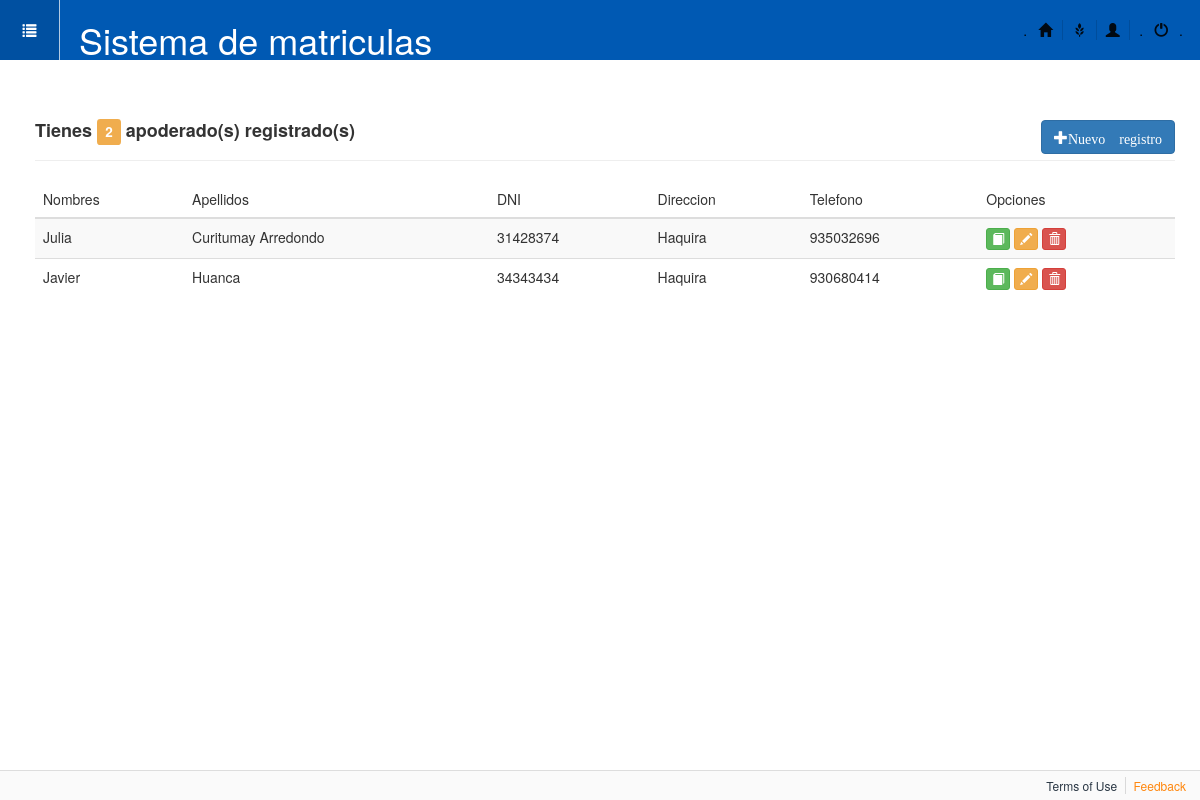
Page /perfiles/encargado on the earlier database version.
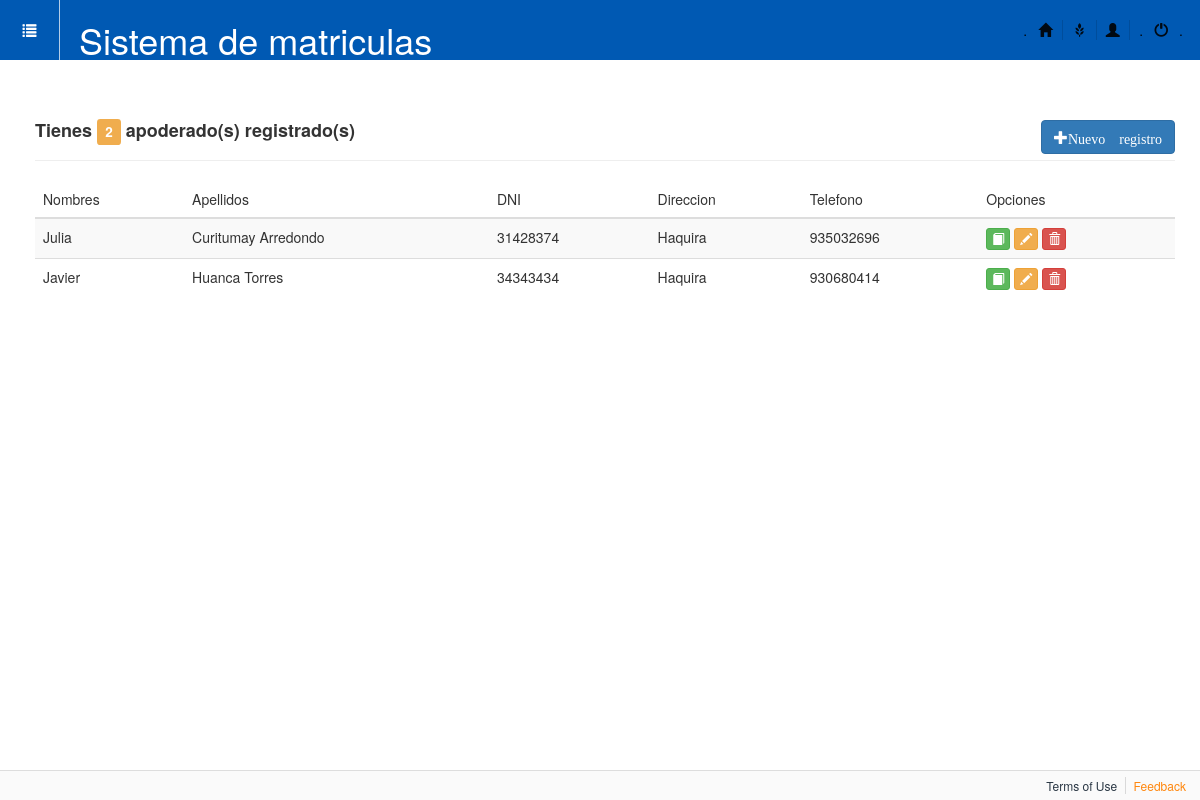
Same page on the later database version.
### apps/perfiles/models.py (models this page shows, shortened)
class Encargado(models.Model):
    ECV = [
        ('Soltero', 'Soltero(a)'),
        ('Casado', 'Casado(a)'),
        ('Viudo', 'Viudo(a)'),
    ]
    SEX = [
        ('M', 'Padre'),
        ('F', 'Madre'),
    ]
    nombres = models.CharField(max_length=50, unique=True)
    apellidos = models.CharField(max_length=60)
    dni = models.CharField(max_length=8, unique=True)
    sexo = models.CharField(choices=SEX, max_length=10,
                            blank=True, verbose_name='Encargado')
    direccion = models.CharField(max_length=100)
    estado_civil = models.CharField(choices=ECV, max_length=10, blank=True, verbose_name='Estado_civíl')
    telefono = models.CharField(max_length=13)
    email = models.EmailField(max_length=50)
    ocupacion = models.CharField(max_length=40)

### apps/perfiles/views.py (the view)
# urls.py: url(r'^encargado/upd/(?P<id>\d+)$', 'apps.perfiles.views.updEncargado', name='updEncargado'),
def encargado(request):
	lista=Encargado.objects.all()
	numreg=lista.count()
	return render(request,'perfiles/encargado.html',{'lista':lista,'cantidad':numreg})

### templates/perfiles/encargado.html (shortened to what this page needs)
{% extends "base.html" %}
{% block contenido %}
<div class="page-header">
	<h4>
		<b>Tienes <span class="label label-warning">{{cantidad}}</span> apoderado(s) registrado(s) </b>
		<a href="{% url 'perfiles_app:addEncargado' %}" class="btn btn-primary pull-right">
			<span class="glyphicon glyphicon-plus">Nuevo registro</span>
		</a>
	</h4>
</div>
<div>
	<table class="table table-striped table-condenced table-hover">
		<thead>
			<tr>
				<th>Nombres</th>
			    <th>Apellidos</th>
			    <th>DNI</th>
			    <th>Direccion</th>
			    <th>Telefono</th>
			    <th>Opciones</th>
			</tr>
		</thead>
		<tbody>
		{% for encargado in lista %}
			<tr>
				<td>{{encargado.nombres}}</td>
				<td>{{encargado.apellidos}}</td>
				<td>{{encargado.dni}}</td>
				<td>{{encargado.direccion}}</td>
				<td>{{encargado.telefono}}</td>
				<td>
					<a href="" class="btn btn-success btn-xs"> <span class="glyphicon glyphicon-book"></span></a>
					<a href="{% url 'perfiles_app:updEncargado' encargado.pk %}" class="btn btn-warning btn-xs"> <span class="glyphicon glyphicon-pencil"></span></a>
					<a href="{% url 'perfiles_app:delEncargado' encargado.pk %}" class="btn btn-danger btn-xs"> <span class="glyphicon glyphicon-trash"></span></a>
				</td>
			</tr>
		{% endfor %}
		</tbody>
	</table>
</div>
{% endblock contenido %}

Differences in the rows shown:
changed Encargado "Javier": apellidos "Huanca" → "Huanca Torres"
